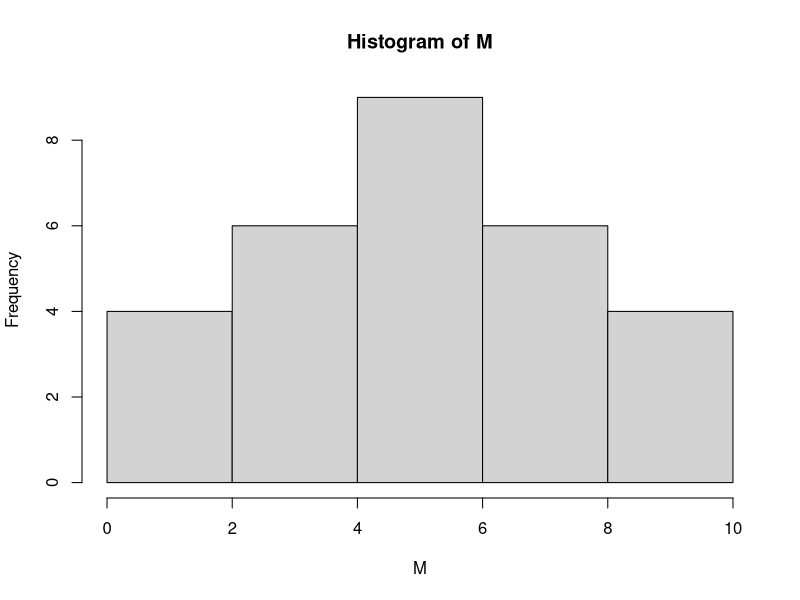

Source code (R): (Note: this script raises an error after producing the figure.)
#######
#############DSAP STATTISTICAL ANALYSIS SESSION#####

###SIMPLE OPERATIONS IN R###
 ##ADDITION

Y = 5 + 15 

X <- 5 + 15


####### MULTIPLICATIONS 
Z <- Y * X 
T <- 14 * 20 * 50 



####SET OF NUMBERS
M = c(1,1,3,2,5,5,5,7,6,10,10,10,4,4,4,5,5,7,7,7,8,9,8,5, 2, 3, 4, 5,6)
mean(M)
max(M)
min(M)

hist(M)




############# ANALYSIS OF HIGH IMPACT HYBRIDS 
#IMPORTING DATASET





#NAMING VARIABLES
DSAP$Student <- as.factor(DSAP$Student)
DSAP$Code <- as.factor(DSAP$Code)
DSAP$Pedigree <- as.factor(DSAP$Pedigree)
DSAP$REP <- as.factor(DSAP$REP)
DSAP$PHT <- as.numeric(DSAP$PHT)
DSAP$EHT <- as.numeric(DSAP$EHT)


###HISTOGRAMS FOR THE DATA

hist(DSAP$PHT)
hist(DSAP$EHT)


####PLOTING OTHER BoxPlots
par(mfrow=c(1,1))
plot(DSAP$Code, DSAP$PHT, xlab="Hybrid", color= DSAP$Code,fill= DSAP$Code, ylab="Plant Height [cm]",col = c("#2AEBD7", "#732AEB", "#EBE22A"))

plot(DSAP$Code, DSAP$EHT, xlab="Hybrid", color= DSAP$Code,fill= DSAP$Code, ylab="Ear Height [cm]",col = c("#2AEBD7", "#732AEB", "#EBE22A"))








